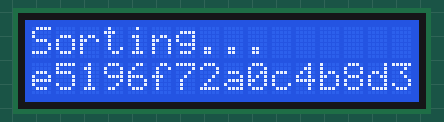
The sketch below on a simulated Arduino Uno, built with avr-gcc and run on an emulated ATmega328P. On the bench: 16×2 character LCD. Random numbers use the default seed unless the sketch sets one.

Above: at 0.13 s.
At 3.2 s:
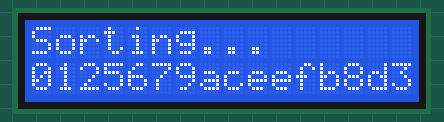
At 6.2 s:
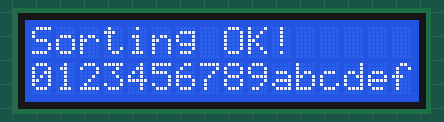
At 14.76 s:
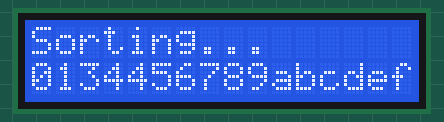
At 23.17 s:
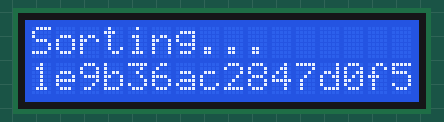
At 39.85 s:
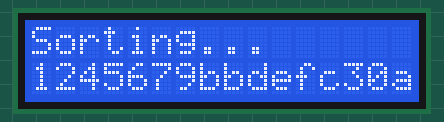

Measured:
- what the display in image 2 shows lasts 0.8 s, from 6.1 s to 6.9 s

The sketch:

insertionSort.ino
```cpp
#include <LiquidCrystal.h>

const int rs = 12, en = 11, d4 = 5, d5 = 4, d6 = 3, d7 = 2;
LiquidCrystal lcd(rs, en, d4, d5, d6, d7);

void setup() {
    lcd.begin(16, 2);
}

void insertionSort(char array[], int length) {
    lcd.clear();
    lcd.setCursor(0, 0);
    lcd.print("Sorting...");

    for (int i = 0; i < length; i++) {
        int position = i;
        char tempValue = array[i];

        while (position > 0 && array[position-1] > tempValue) {
            lcd.setCursor(0, 1);
            for (int i = 0; i < length; i++) {
                lcd.print(array[i]);
            }
            delay(100);

            array[position] = array[position-1];
            position--;
        }

        array[position] = tempValue;
    }
}

void loop() {
    //                INITIALIZING AND SHUFFLING AN ARRAY

    int arrayLength = 16;
    char array[arrayLength] = {'0', '1', '2', '3', '4', '5', '6', '7', '8', '9', 'a', 'b', 'c', 'd', 'e', 'f'};

    for (int i = 0; i < 99; i++) {
        int left = random(0, 16);
        int right = random(0, 16);

        if (left == right) {
            continue;
        }

        int temp = array[left];
        array[left] = array[right];
        array[right] = temp;
    }

    //                CALLING SORTING FUNCTION

    insertionSort(array, arrayLength);

    //                DISPLAY SORTING RESULTS

    lcd.clear();
    lcd.setCursor(0, 0);
    lcd.print("Sorting OK!");

    lcd.setCursor(0, 1);
    for (int i = 0; i < arrayLength; i++) {
        lcd.print(array[i]);
    }

    delay(800);
}
```
